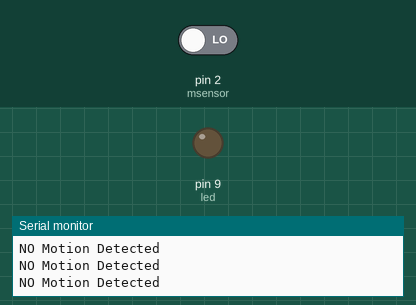
Simulated run of this sketch. Board: Arduino Uno, built with avr-gcc and run on an emulated ATmega328P. Parts: output pins drawn as LEDs (lit = HIGH), the last lines printed to the serial monitor. The inputs (shaded band) are chosen by the test bench; at power-on: pin 2 (msensor) LOW.

Above: at 1.2 s.
1.3 s: pin 2 (msensor) driven HIGH
At 2.3 s:
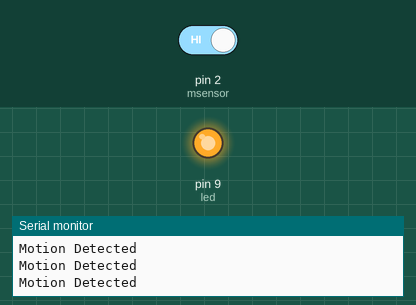
2.8 s: pin 2 (msensor) driven LOW
At 3.6 s:
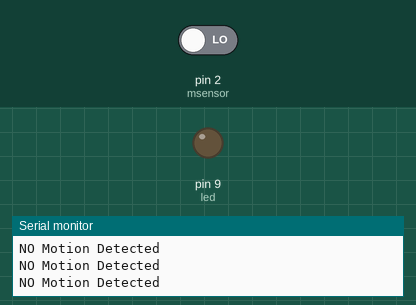
Timing chart, 0 to 5.8 s (numbered marks = the images above; inputs shaded):
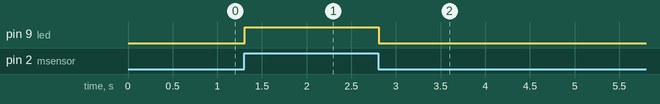

The sketch:

sketch_jul15a.ino
```cpp
//This is the code for the detecting motion using the HC-SR501 which in turn turns the led on when it detects motion
int msensor = 2;
int led = 9;
void setup() {
 pinMode(msensor, INPUT);
 pinMode(led, OUTPUT);
 Serial.begin(9600);

}

void loop() {
  int sensorvalue = digitalRead(msensor);
  if (sensorvalue == HIGH){
    digitalWrite(led, HIGH);
    Serial.println("Motion Detected");
  }else {
    digitalWrite(led, LOW);
    Serial.println("NO Motion Detected");
  }
delayMicroseconds(200);
}
```

Measured:
- after the input at 1.3 s, pin 9 (led): LOW → HIGH at once
- after the input at 2.8 s, pin 9 (led): HIGH → LOW at once
